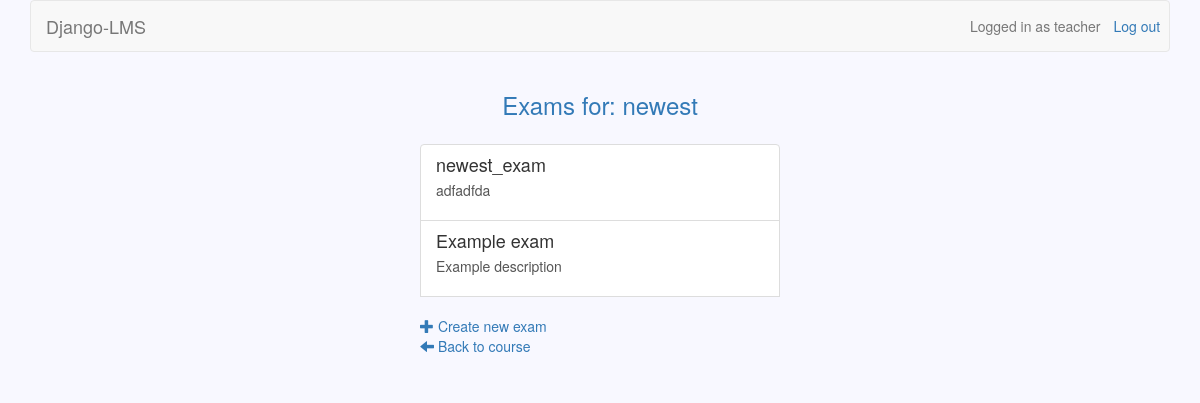
The page /courses/14/exams/ (signed in) on the database as committed earlier.
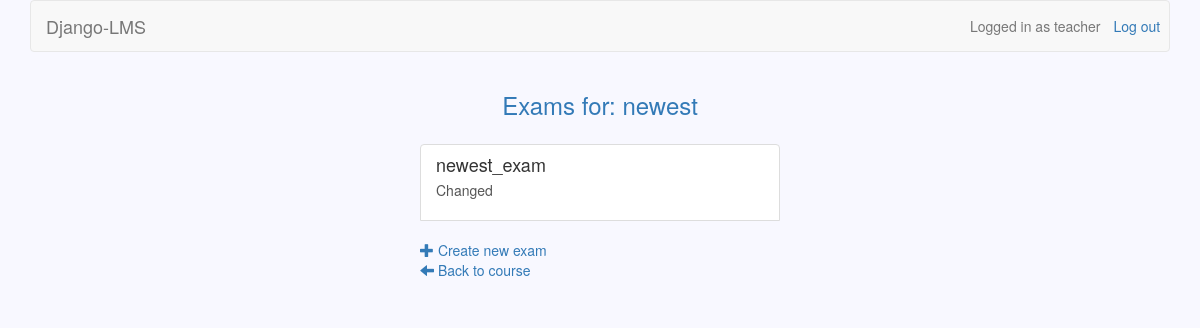
The same page on the database as committed later.
### exams/models.py (models this page shows)
class Exam(models.Model):
	owner = models.CharField(max_length=30)
	name = models.CharField(max_length=30)
	description = models.TextField(blank=True)
	updated = models.DateTimeField(auto_now=True)
	date_to_be_taken = models.DateTimeField()
	course = models.ForeignKey(Course)
	questions = models.ManyToManyField(Question, blank=True, through='ExamQuestion')

### exams/views.py (the view)
@user_passes_test(teacher_check)
def list_exams(request, course_id):
	course = Course.objects.get(id=course_id)
	exams = Exam.objects.filter(course=course_id)
	if request.user.username == course.owner:
		return render(request, 'list_exams.html', {'course': course, 'exams': exams})
	else:
		return redirect('/courses/')

### courses/views.py (called while the page is built)
def teacher_check(user):
    return user.is_teacher

### exams/templates/list_exams.html
{% extends 'base.html' %}
{% block header_text %}
	{% if messages %}
	    {% for message in messages %}
	    	{{ message }}
	    {% endfor %}
	{% else %}
		Exams for: {{ course.name }}
	{% endif %}
{% endblock %}
{% block dashboard %}
	{% for exam in exams %}
		<a class="list-group-item" href="{% url 'edit_exam' course.id exam.id %}">
			<h4 class="list-group-item-heading">{{ exam.name }}</h4>
			<p class="list-group-item-description">{{ exam.description }}</p>
		</a>
	{% endfor %}
	<br>
	<a href="{% url 'create_exam' course.id %}">
		<span class="glyphicon glyphicon-plus"></span>
		Create new exam
	</a>
	<br>
	<a href="{% url 'edit_course' course.id %}">
		<span class="glyphicon glyphicon-arrow-left"></span>
		Back to course
	</a>
{% endblock %}

Rows that differ between the two databases and show on the page:
removed Exam: name "Example exam", description "Example description"
changed Exam "newest_exam": description "adfadfda" → "Changed"
